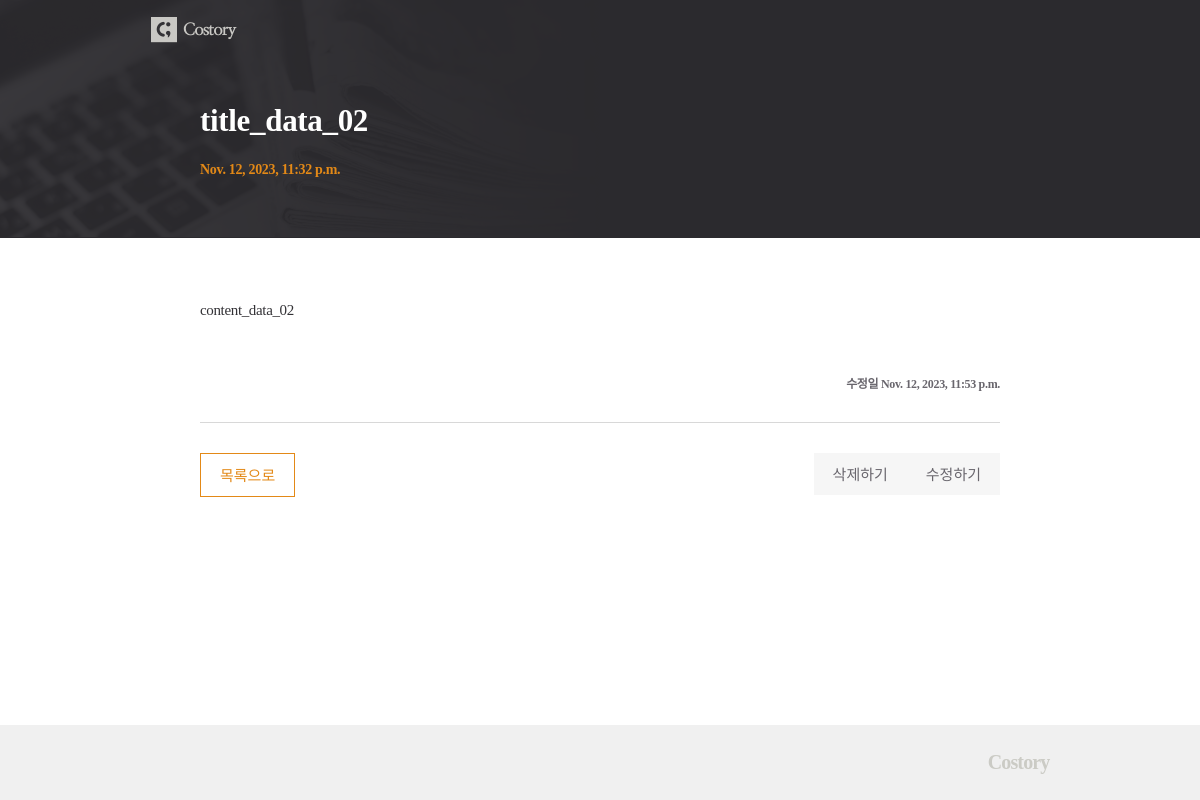
The page /posts/9/ on the database its author committed.
### posts/models.py (models this page shows, shortened)
class Post(models.Model):
    title = models.CharField(max_length=50, unique=True, error_messages={'unique': '이미 있는 제목이네요!'})
    content = models.TextField(validators=[MinLengthValidator(10, '너무 짧군요! 10자 이상 적어주세요.'), validate_symbols])
    dt_created = models.DateTimeField(verbose_name="Date Created", auto_now_add = True)
    dt_modified = models.DateTimeField(verbose_name="Date Modified", auto_now = True)

### posts/views.py (the view)
# urls.py: path('posts/<int:pk>/', views.PostDetailView.as_view(), name='post-detail'),
class PostDetailView(DetailView):
    model = Post

### posts/templates/posts/post_detail.html
{% extends './base.html' %}
{% load static %}
{% block css %}
    <link rel="stylesheet" href="{% static 'posts/css/post_detail.css' %}">
{% endblock css %}
{% block post_header %}
    <div class="container">
        <h1 class="title">{{post.title}}</h1>
        <p class="date">{{post.dt_created}}</p>
    </div>
{% endblock post_header %}
{% block content %}
    <div class="content">
        <p class="text">{{post.content|linebreaksbr}}</p>
        <p class="date_md">수정일 <span>{{post.dt_modified}}</span></p>
    </div>
        <div class="btn">
        <div class="btn_list"><a href="{% url 'post-list' %}">목록으로</a></div>
        <div class="right-btn">
            <div class="btn_modify"><a href="{% url 'post-update' post.id %}">수정하기</a>
            <div class="btn_delete"><a href="{% url 'post-delete' post.id %}">삭제하기</a>
        </div>
    </div>
{% endblock content%}

### posts/static/posts/css/post_detail.css (style rules this page uses)
h1,h2,h3,p,a,ul,li { margin: 0; padding: 0; font-family : 'NanumMyeongjo'; font-weight: 200; list-style: none; text-decoration: none; outline: none; color: black; }
html { position: relative; min-height: 100%; margin: 0; }
body { min-height: 100%; margin: 0; padding: 0; background: #fff; -webkit-font-smoothing: antialiased; -moz-osx-font-smoothing: auto; }
.container { width: 800px; margin: 0 auto; }
.title { padding: 43px 0 23px; font-size: 31px; font-weight: bold; color: #fff; letter-spacing: -0.32px; }
.date { padding-bottom: 60px; font-size: 14px; font-weight: bold; color: #e38917; letter-spacing: -0.32px; }
.content { margin-top: 60px; padding-bottom: 30px; border-bottom: 1px solid #d8d8d8; }
.content .text { font-size: 15px; color: #333236; line-height: 1.73; letter-spacing: -0.35px; }
.content .date_md { padding-top: 50px; text-align: right; font-size: 12px; font-weight: bold; color: #69666d; letter-spacing: -0.32px; }
.btn { overflow: hidden; margin-top: 30px; }
.right-btn { float: right; }
.btn_list { float: left; }
.btn_delete { float: left; }
.btn_modify { margin-left: 16px; float: left; }
.btn_list a { display: inline-block; padding: 10px 19px 11px; color: #e38917; font-size: 15px; border: 1px solid #e38917; }
.btn_delete a { display: inline-block; padding: 10px 19px 11px; font-size: 15px; color: #69666d; background: #f6f6f6; }
.btn_modify a { display: inline-block; padding: 10px 19px 11px; font-size: 15px; color: #69666d; background: #f6f6f6; }

### rows shown on the page
Post: title "title_data_02", dt_created "Nov. 12, 2023, 11:32 p.m.", content "content_data_02", dt_modified "Nov. 12, 2023, 11:53 p.m."
